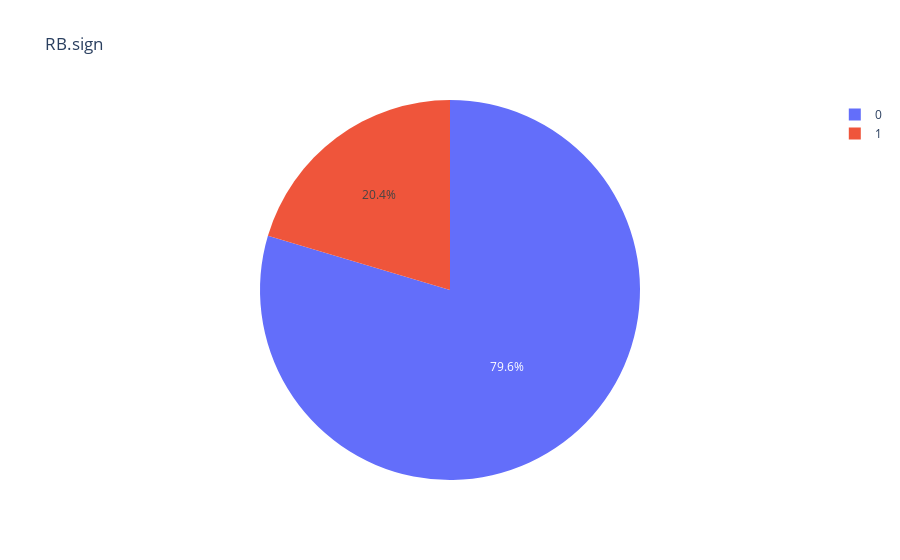

The notebook cell saved with this chart:
### Code cell
fig = px.pie(df[col_name].value_counts(), values=df[col_name].value_counts().values, names=df[col_name].value_counts().index, title=col_name)
fig.show()

### Figure 1 — Plotly figure (JSON) as saved in the notebook; plotly's stock layout.template omitted (floating-point values rounded to 4 significant figures)
{"data": [{"domain": {"x": [0, 1], "y": [0, 1]}, "hovertemplate": "label=%{label}<br>value=%{value}<extra></extra>", "labels": [0, 1], "legendgroup": "", "name": "", "showlegend": true, "type": "pie", "values": [2991, 766]}], "layout": {"legend": {"tracegroupgap": 0}, "title": {"text": "RB.sign"}}}
